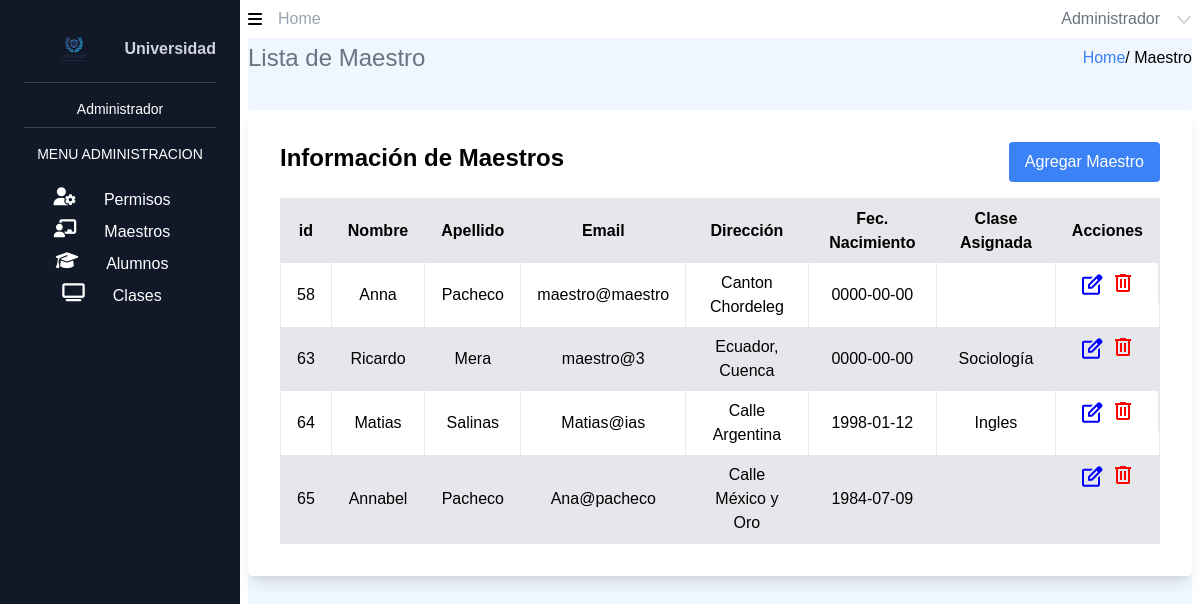
Screenshot of /src/admin/crud_maestro/admin_views_profe.php (signed in) with the database file from the repository.
### tables this page shows
CREATE TABLE IF NOT EXISTS `usuarios` (
  `id_user` int NOT NULL AUTO_INCREMENT,
  `dni` int DEFAULT NULL,
  `nombre` varchar(100) DEFAULT NULL,
  `apellido` varchar(100) DEFAULT NULL,
  `fecha_nacimiento` date DEFAULT NULL,
  `direccion` varchar(100) DEFAULT NULL,
  `rol_id` int DEFAULT NULL,
  PRIMARY KEY (`id_user`),
  KEY `usuarios_FK` (`rol_id`)
);

CREATE TABLE IF NOT EXISTS `materias` (
  `id_materia` int NOT NULL AUTO_INCREMENT,
  `materia` varchar(100) DEFAULT NULL,
  PRIMARY KEY (`id_materia`)
);

### src/admin/crud_maestro/admin_views_profe.php (the view, shortened to what this page needs)
<?php
include('../../accions/connection.php');
$sql = "SELECT `id_user`,`nombre`,`apellido`,`email`,`direccion`,`fecha_nacimiento`,`materia`,`id_materia` FROM materias LEFT JOIN `profesor_materias` on materias.id_materia = profesor_materias.id_profemate RIGHT JOIN `usuarios` on profesor_materias.id_profesor = usuarios.id_user LEFT JOIN `login_user` on id_user = login_user.id_users WHERE rol_id=2";
$result = $mysqli->query($sql);
?>
<!DOCTYPE html>
<html>
<head>
    <link rel="stylesheet" href="/dist//output.css">
</head>
<body>
    <div class="w-screen h-screen flex">
        <div class="flex h-full bg-gray-900 text-white w-60  py-6 flex-col justify-between">
            <div class="px-6">
                <div class="flex flex-row justify-center items-center width=50px pb-2">
                    <img src="../../assets/logo-university.png" alt="Logo" class="mx-auto max-w-full " width="50px" height="50px mb-">
                    <span class="block font-semibold text-gray-300">Universidad</span>
                </div>
                <div class="border-t border-gray-700 mb-2 pt-4 text-sm">Administrador</div>
                <div class="border-t border-gray-700 pt-4 text-sm uppercase flex items-center justify-center">Menu Administracion</div>
                <div class="mt-6 space-y-2">
                    <a href="../permisos_usuarios/admin_views_permisos.php" class=" flex flex-row justify-center  group">
                    <i class="mr-3 text-lg fa-solid fa-user-gear "></i>
                        <p class="px-4"> Permisos </p>
                    </a>
                    <a href="./admin_views_profe.php" class=" flex flex-row justify-center  group">
                    <i class="mr-3 text-lg fa-solid fa-chalkboard-user"></i>
                        <p class=" px-4"> Maestros </p>
                    </a>
                    <a href="../crud_alumno/admin_views_alum.php" class=" flex flex-row justify-center  group">
                    <i class="mr-3 text-lg fa-solid fa-graduation-cap"></i>
                        <p class="px-4"> Alumnos </p>
                    </a>
                    <a href="../crud_clases/admin_views_clases.php" class=" flex flex-row justify-center group">
                    <i class="mr-3 text-lg fa-solid fa-tv"></i>
                        <p class="px-4"> Clases </p>
                    </a>
                </div>
            </div>
        </div>
        <div class="flex flex-col w-[calc(100%-15rem)] px-2">
            <nav class="flex h-10 w-full  flex-row justify-between items-center">
                <div class=" flex flex-row justify-items-stretch">
                    <a href="../admin_db.php" class="relative  flex flex-row items-center group">
                    <i class="fa-solid fa-bars"></i>
                        <p class="px-4 text-gray-400"> Home </p>
                    </a>
                </div>
                <div class=" flex flex-row justify-between items-center">
                    <button id="buttonToggle" class="relative flex justify-center items-center group">
                        <p class="px-4 text-gray-500"> Administrador </p>
                        <i class="text-gray-300 fa-sharp fa-solid fa-chevron-down"></i>
                    </button>
                </div>
            </nav>
            <section class=" h-screen bg-blue-50">
                <div class="flex  w-full flex-row justify- items-center    ">
                    <div class="flex h-10 w-full  flex-row justify-between items-center">
                        <h1 class="text-2xl text-gray-500"> Lista de Maestro </h1>
                        <div>
                            <a href="../admin_db.php" class=" text-blue-500">Home</a>/
                            <span>Maestro</span>
                        </div>
                    </div>
                </div>
                <div class="max-w-full mx-auto p-8 bg-white rounded shadow-lg mt-8">
                    <div class="flex justify-between mb-4">
                        <h3 class="text-2xl font-semibold">Información de Maestros</h3>
                        <button class="bg-blue-500 text-white px-4 py-2 rounded hover:bg-blue-600 cursor-pointer" id="modalToggle">
                            Agregar Maestro
                        </button>
                    </div>
                    <table class=" w-full border-collapse border" id="tablaMaestros">
                        <thead>
                            <tr class="bg-gray-200">
                                <th class="py-2 px-4 border-r">id</th>
                                <th class="py-2 px-4 border-r">Nombre</th>
                                <th class="py-2 px-4 border-r">Apellido</th>
                                <th class="py-2 px-4 border-r">Email</th>
                                <th class="py-2 px-4 border-r">Dirección</th>
                                <th class="py-2 px-4 border-r">Fec. Nacimiento</th>
                                <th class="py-2 px-4 border-r">Clase Asignada</th>
                                <th class="py-2 px-4 border-r">Acciones</th>
                            </tr>
                        </thead>
                        <tbody>
                            <?php
                            $style = 'bg-white';
                            if ($result->num_rows > 0) {
                                while ($row = $result->fetch_assoc()) {
                                    echo "<tr class='$style '>";
                                    echo "<td class='py-2 px-4 border-r'>" . $row['id_user'] . "</td>";
                                    echo "<td class='py-2 px-4 border-r'>" . $row['nombre'] . "</td>";
                                    echo "<td class='py-2 px-4 border-r'>" . $row['apellido'] . "</td>";
                                    echo "<td class='py-2 px-4 border-r'>" . $row['email'] . "</td>";
                                    echo "<td class='py-2 px-4 border-r'>" . $row['direccion'] . "</td>";
                                    echo "<td class='py-2 px-4 border-r'>" . $row['fecha_nacimiento'] . "</td>";
                                    echo "<td class='py-2 px-4 border-r'>" . $row['materia'] . "</td>";
                                    echo '<td class="py-2 px-4 border-r flex items-center justify-center">';
                                    echo '<button class="text-blue-500 hover:underline" onclick="openUpdateModal(this)"><img src="../../assets/edit.svg" alt=""></button>';
                                    echo " <form action='./delete_profe.php' method='post' class='flex items-center justify-center'>
                                <input type='hidden' class='editId'' name='editId'>
                                <button class='deleteBtn text-red-500 hover:underline ml-2' >
                                <img src='../../assets/delete.svg' alt='delete'>
                                </button>
                                </form> ";
                                    echo '</td>';
                                    echo '</tr>';
                                    $style = ($style == 'bg-white') ? 'bg-gray-200' : 'bg-white';
                                }
                            } else {
                                echo '<tr class="bg-white">';
                                echo '<td class="py-2 px-4 border-r" colspan="7">No se encontraron maestros</td>';
                                echo '</tr>';
                            }
                            ?>
                        </tbody>
                    </table>
                </div>
            </section>
        </div>
    </div>
</body>
</html>

### rows the page displays
materias: usuarios.id_user "63", usuarios.nombre "Ricardo", usuarios.apellido "Mera", login_user.email "maestro@3", usuarios.direccion "Ecuador, Cuenca", usuarios.fecha_nacimiento "0000-00-00", materia "Sociología"
materias: usuarios.id_user "64", usuarios.nombre "Matias", usuarios.apellido "Salinas", login_user.email "Matias@ias", usuarios.direccion "Calle Argentina", usuarios.fecha_nacimiento "1998-01-12", materia "Ingles"

### other values shown
$row['id_user'] "58"
$row['nombre'] "Anna"
$row['apellido'] "Pacheco"
$row['email'] "maestro@maestro"
$row['direccion'] "Canton Chordeleg"
$row['fecha_nacimiento'] "0000-00-00"
$row['id_user'] "65"
$row['nombre'] "Annabel"
$row['email'] "Ana@pacheco"
$row['direccion'] "Calle México y Oro"
$row['fecha_nacimiento'] "1984-07-09"
